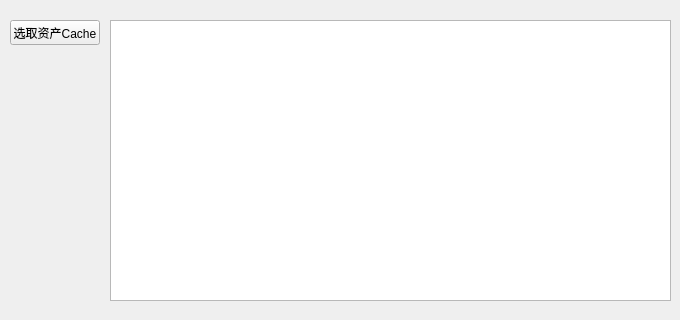
<?xml version="1.0" encoding="UTF-8"?>
<ui version="4.0">
 <class>Form</class>
 <widget class="QWidget" name="Form">
  <property name="geometry">
   <rect>
    <x>0</x>
    <y>0</y>
    <width>680</width>
    <height>320</height>
   </rect>
  </property>
  <property name="windowTitle">
   <string>Form</string>
  </property>
  <widget class="QPushButton" name="pushButton_pick_cache">
   <property name="geometry">
    <rect>
     <x>10</x>
     <y>20</y>
     <width>90</width>
     <height>25</height>
    </rect>
   </property>
   <property name="text">
    <string>选取资产Cache</string>
   </property>
  </widget>
  <widget class="FileListWidget" name="listWidget_cache">
   <property name="geometry">
    <rect>
     <x>110</x>
     <y>20</y>
     <width>561</width>
     <height>281</height>
    </rect>
   </property>
   <property name="selectionMode">
    <enum>QAbstractItemView::ExtendedSelection</enum>
   </property>
  </widget>
 </widget>
 <customwidgets>
  <customwidget>
   <class>FileListWidget</class>
   <extends>QListWidget</extends>
   <header>..proc.file_list_widget</header>
  </customwidget>
 </customwidgets>
 <resources/>
 <connections/>
</ui>
